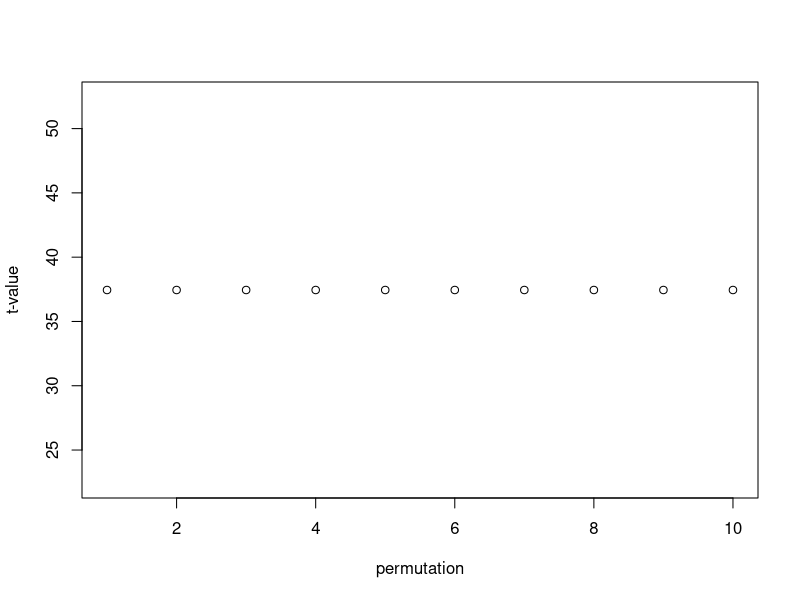
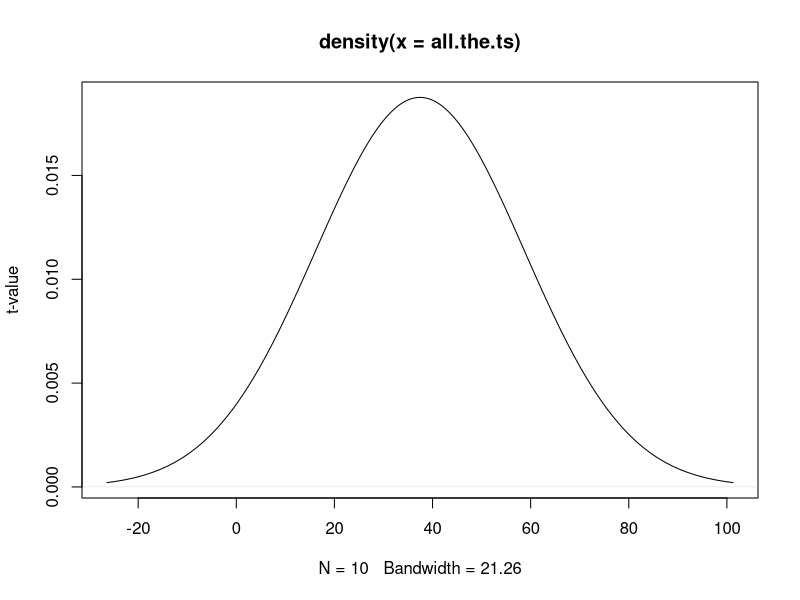

Here is the R script that generated these plots, in order:
## ---- chunk 1
knitr::opts_chunk$set(echo = TRUE)
## ---- chunk 2
data("iris")
data.subset<-subset(iris, iris[,5] %in% c("setosa", "versicolor")) #subset the data into only 2 species
# T-test to find differences in sepal length between setosa and versicolor species
observed.t = t.test(data.subset$Sepal.Width,data.subset$Species=="setosa")$statistic

## ---- chunk 3
#Function to permute class labels and outputs the t_value
perm.t = function(doesnt.matter, x, y){
  # Shuffle the species label
  y.shuffle = sample(y)
  # Calculate t-test on this new permutation
  t.value = t.test(x,y.shuffle)$statistic
  #print(y.shuffle==y) #check that the shuffling is different than the original
  return(t.value)
}

n = 10 #number of permutations
all.the.ts = sapply(1:n, perm.t, x=data.subset$Sepal.Width, y=data.subset$Species=='setosa')

# Check to see where our observed t_value sits on the distribution of permuted values
p.value = sum(all.the.ts <= abs(observed.t))/n #the p-value is significant if less than 0.05 generally
# P-value
print(p.value)
## ---- chunk 4
plot(all.the.ts, xlab="permutation",ylab='t-value')
plot(density(all.the.ts), ylab='t-value')
